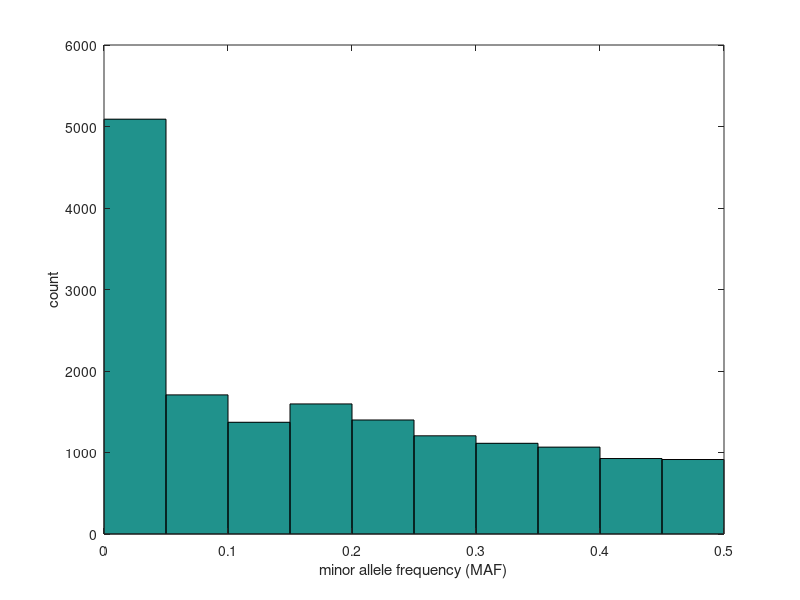

MATLAB code for this plot:
data = dlmread('allele_freq.txt');
data(data > 0.5) = 1-data(data > 0.5);
hist(data);
xlabel('minor allele frequency (MAF)');
ylabel('count');

num_nonmorph = sum(data == 0 || data == 1);